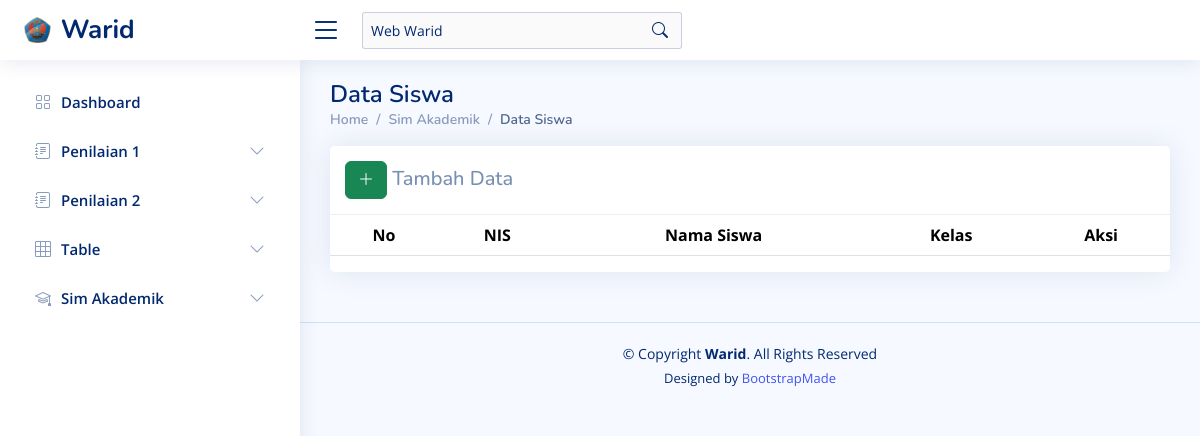
/?page=siswa, run on an earlier commit of the app's database.
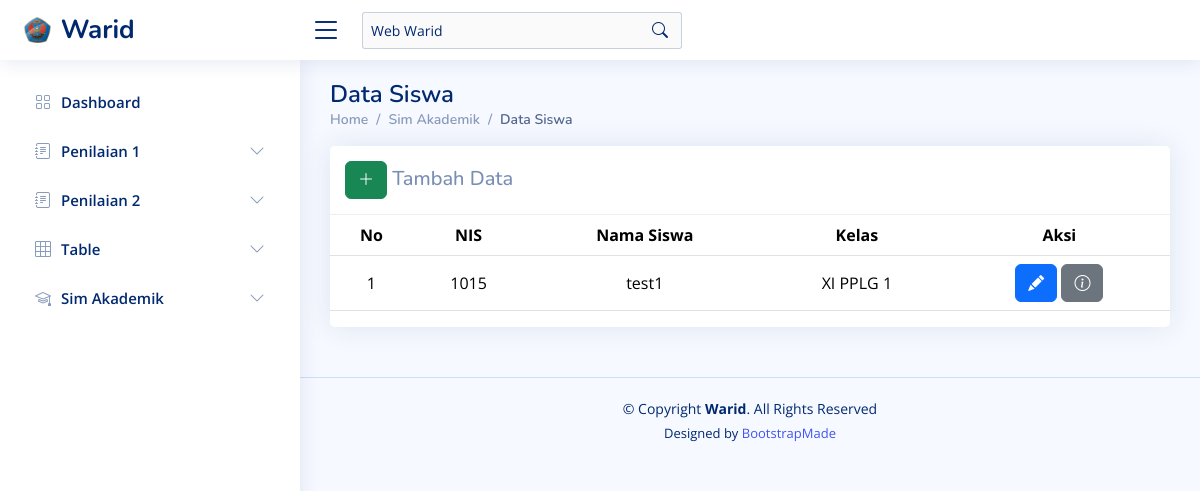
And on a later commit of the database.
### tables this page shows
CREATE TABLE `tb_siswa` (
  `nis` int(6) NOT NULL,
  `nama` varchar(100) NOT NULL,
  `id_kelas` int(4) NOT NULL,
  `jk` smallint(2) NOT NULL,
  `user` varchar(100) NOT NULL,
  `pass` varchar(200) NOT NULL,
  `foto` varchar(100) NOT NULL
);

CREATE TABLE `tb_kelas` (
  `id_kelas` int(4) NOT NULL,
  `jenjang` enum('10','11','12') NOT NULL,
  `jurusan` enum('PPLG','AKL','MPLB','PM') NOT NULL,
  `nama_kelas` varchar(50) NOT NULL
);

### assets/components/sim_akademik_warid/siswa.php (the view, shortened to what this page needs)
<?php
$pageName = 'siswa';
?>
<main id="main" class="main">
  <div class="pagetitle">
    <h1>Data Siswa</h1>
    <nav>
      <ol class="breadcrumb">
        <li class="breadcrumb-item"><a href="?page=dashboard">Home</a></li>
        <li class="breadcrumb-item">Sim Akademik</li>
        <li class="breadcrumb-item active">Data Siswa</li>
      </ol>
    </nav>
  </div>
  <section class="section">
    <div class="row">
      <div class="col-lg-12">
        <div class="card">
          <h5 class="card-header d-flex">
            <span class="col-sm-6"><a href="?page=<?php echo $pageName ?>&alert=add_data" class="btn btn-success"><i class="bi bi-plus-lg"></i></a> Tambah Data</span>
          </h5>
          <div class="table-responsive text-nowrap">
            <table class="table table-hover">
              <thead>
                <tr>
                  <th>No</th>
                  <th>NIS</th>
                  <th>Nama Siswa</th>
                  <th>Kelas</th>
                  <th>Aksi</th>
                </tr>
              </thead>
              <tbody>
                <?php
                $sqlSiswa = "SELECT s.nis, s.nama, k.nama_kelas FROM tb_siswa s LEFT JOIN tb_kelas k ON s.id_kelas = k.id_kelas";
                $stmt = $pdo->query($sqlSiswa);
                $no = 1;
                foreach ($stmt as $siswa) {
                ?>
                  <tr>
                    <td><?php echo $no++; ?></td>
                    <td><?php echo htmlspecialchars($siswa['nis']); ?></td>
                    <td><?php echo htmlspecialchars($siswa['nama']); ?></td>
                    <td><?php echo htmlspecialchars($siswa['nama_kelas']); ?></td>
                    <td>
                      <a href="?page=<?php echo $pageName ?>&alert=edit_data&nis=<?php echo $siswa['nis']; ?>" class="btn btn-primary"><i class="bi bi-pencil-fill" style="color: white;"></i></a>
                      <a href="?page=<?php echo $pageName ?>&alert=info_data&nis=<?php echo $siswa['nis']; ?>" class="btn btn-secondary"><i class="bi bi-info-circle" style="color: white"></i></a>
                    </td>
                  </tr>
                <?php
                }
                ?>
              </tbody>
            </table>
          </div>
        </div>
      </div>
    </div>
</main>

What changed in the data, as far as the page shows it:
added tb_siswa: nis "1015", nama "test1", id_kelas.nama_kelas "XI PPLG 1"
